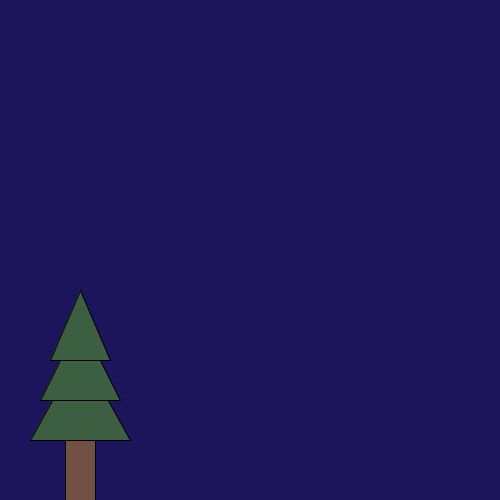
Frame 1 (no input)
Frame 60 (the mouse pressed at the canvas centre just before this capture): identical to frame 1, image omitted
Frame 120 (the mouse held since frame 60 and released just before this capture): identical to frame 1, image omitted

The Processing sketch that drew this single still picture (run headless with seeded random() and noise(); from frame 60 on, the mouse is pressed at the canvas centre):

// Processing sketch: sketch_opdr9_9
// ── sketch_opdr9_9.pde
void setup() {
  size(500, 500);
  background(28,21,92);
  Boom(80, 500);
}

void draw() {
}

void Boom(int x, int y) {
  fill(115, 80, 70); 
  rect(x - 15, y - 60 , 30, 60); // stam
  
  fill(60, 95, 65); 
  triangle(x - 50, y - 60, x + 50, y - 60, x, y - 150); //onderste
  triangle(x - 40, y - 100, x + 40, y - 100, x, y - 180); //middelste 
  triangle(x - 30, y - 140, x + 30, y - 140, x, y - 210); // bovenste bladeren kerstboom
}
